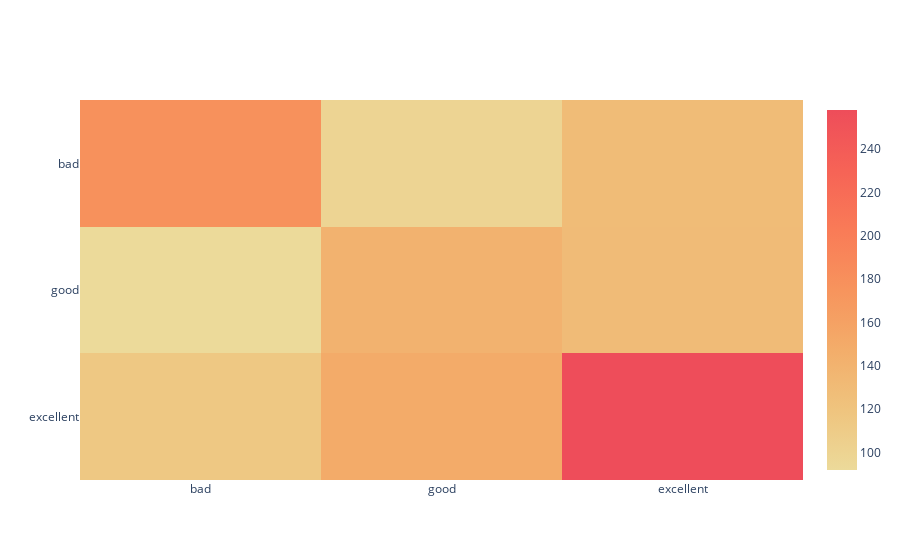

Here is the notebook cell this chart was saved with:
### Code cell
show_results("classification tree", y_valid, preds_tree)

### Figure 1 — Plotly figure (JSON) as saved in the notebook; plotly's stock layout.template omitted (floating-point values rounded to 4 significant figures)
{"data": [{"colorscale": [[0, "rgb(236, 218, 154)"], [0.1667, "rgb(239, 196, 126)"], [0.3333, "rgb(243, 173, 106)"], [0.5, "rgb(247, 148, 93)"], [0.6667, "rgb(249, 123, 87)"], [0.8333, "rgb(246, 99, 86)"], [1, "rgb(238, 77, 90)"]], "type": "heatmap", "x": ["bad", "good", "excellent"], "y": ["excellent", "good", "bad"], "z": [[115, 149, 258], [92, 141, 130], [178, 99, 129]]}], "layout": {}}
